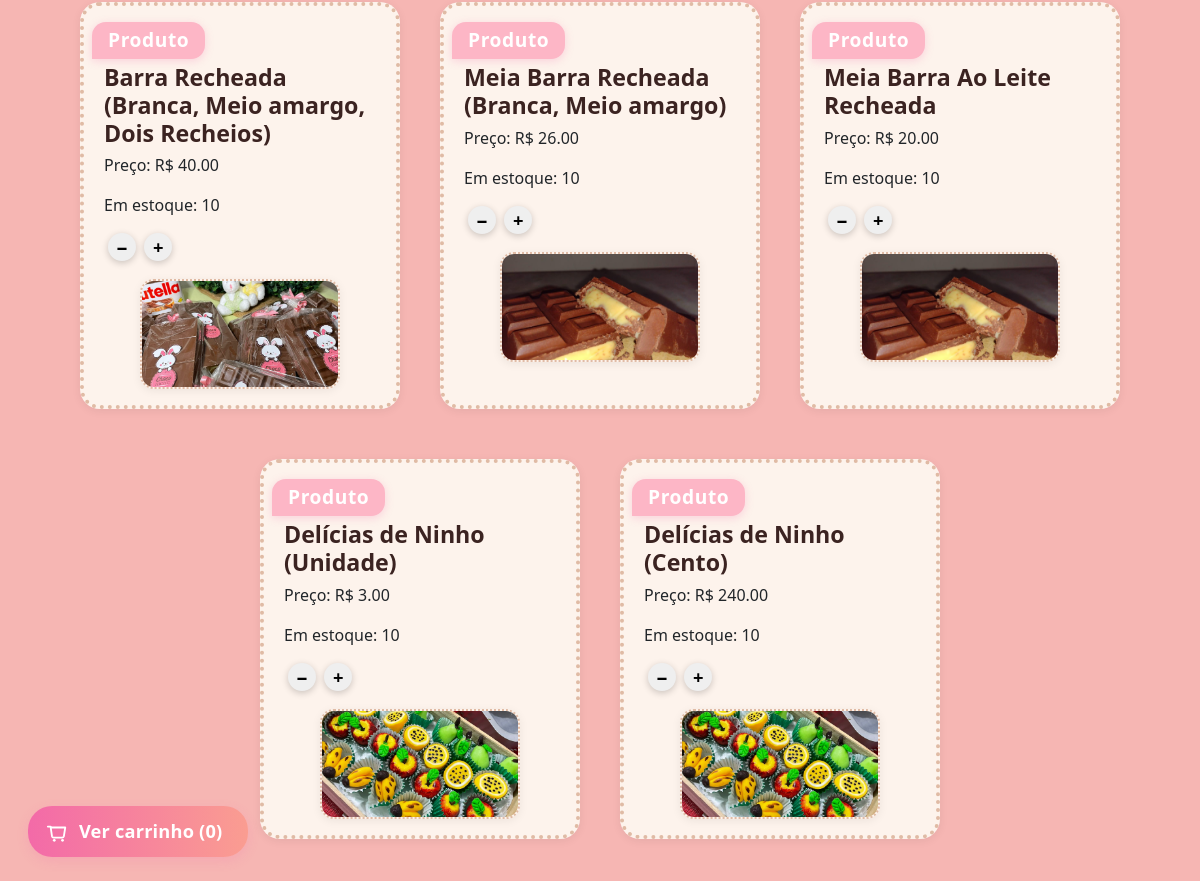
/produtos (lower part), run on an earlier commit of the app's database.
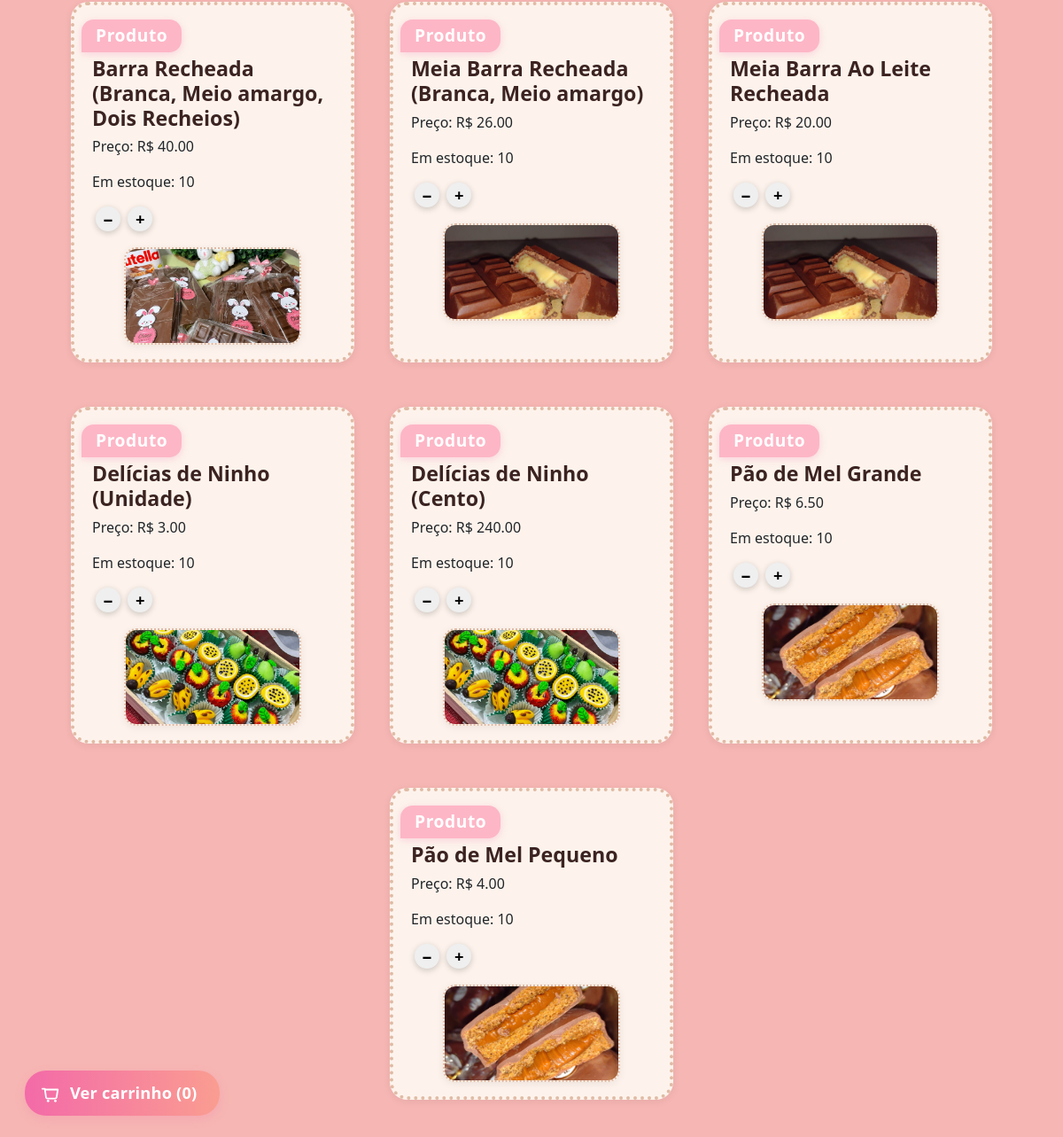
And on a later commit of the database.
### models/produto.py (models this page shows, shortened)
class Produto(db.Model):
    id = db.Column(db.Integer, primary_key=True)
    nome = db.Column(db.String(100), nullable=False)
    preco = db.Column(db.Float, nullable=False)
    estoque = db.Column(db.Integer, nullable=False)
    imagem = db.Column(db.String(200), nullable=True)

### app.py (the view)
@app.route('/produtos')
def produtos():
    usuario = get_usuario_logado()
    produtos = Produto.query.all()
    return render_template('produtos.html', usuario=usuario, produtos=produtos)

### app.py (called while the page is built)
def get_usuario_logado():
    if 'usuario_id' in session:
        return db.session.get(User, session['usuario_id'])
    return None

### templates/produtos.html (shortened to what this page needs)
{% extends 'base.html' %}
{% block content %}
<div class="container text-center mt-5">
    <div class="produtos-lista">
        {% for produto in produtos %}
        <div class="produto-card-grande">
            <div class="produto-info-grande">
                <span class="tag-produto">Produto</span>
                <h3>{{ produto.nome }}</h3>
                <p>Preço: R$ {{ "%.2f"|format(produto.preco) }}</p>
                <p>Em estoque: {{ produto.estoque }}</p>
                <button class="btn-menor" onclick="removeFromCart('{{ produto.id }}')">−</button>
                <button class="btn-menor" onclick="addToCart('{{ produto.id }}')">+</button>
            </div>
            {% if produto.imagem %}
            <div class="imagem-e-botoes-centralizada">
                <img src="{{ url_for('static', filename=produto.imagem) }}" alt="{{ produto.nome }}" class="imagem-produto-grande">
            </div>
            {% endif %}
        </div>
        {% endfor %}
    </div>
    <a href="{{ url_for('carrinho') }}" class="carrinho-link-produtos" id="cart-fab">
        Ver carrinho (<span id="cart-qty">0</span>)
    </a>
</div>
{% endblock %}

### templates/base.html (shortened to what this page needs)
<!DOCTYPE html>
<html lang="pt-BR">
<head>
    <link href="https://cdn.jsdelivr.net/npm/bootstrap@5.3.0/dist/css/bootstrap.min.css" rel="stylesheet">
    <link href="{{ url_for('static', filename='style.css') }}" rel="stylesheet">
</head>
<body>
    <main class="container mt-4">
        {% block content %}{% endblock %}
    </main>
</body>
</html>

### static/style.css (style rules this page uses)
body { background-color: #f6b6b3; }
.produtos-lista { display: flex; flex-wrap: wrap; gap: 40px; justify-content: center; margin-top: 16px; margin-bottom: 32px; }
.produto-card-grande { background: #fdf3ec; border-radius: 20px; border: 4px dotted #e0bba5; box-shadow: 0 2px 10px #0001; padding: 16px 20px; width: 320px; max-width: 98vw; display: flex; flex-direction: column; align-items: stretch; transition: box-shadow 0.2s; margin-bottom: 10px; box-sizing: border-box; }
.produto-info-grande { text-align: left; margin-bottom: 8px; }
.produto-info-grande h2, .produto-info-grande h3 { margin: 0 0 6px 0; font-size: 1.45rem; font-weight: 700; color: #3b2321; }
.btn-menor { width: 28px; height: 28px; font-size: 1.15rem; font-weight: bold; border-radius: 50%; border: none; box-shadow: 0 2px 7px #0003; display: inline-flex; align-items: center; justify-content: center; line-height: 28px; cursor: pointer; z-index: 2; transition: background 0.2s, color 0.2s; padding: 0; margin-left: 4px; }
.imagem-e-botoes-centralizada { display: flex; justify-content: center; margin-top: 10px; }
.imagem-produto-grande { width: 200px; height: 110px; border-radius: 14px; border: 2.5px dotted #e0bba5; background: #fdf3ec; box-shadow: 0 2px 10px #0001; object-fit: cover; display: block; }
.carrinho-link-produtos { display: inline-block; background: linear-gradient(90deg, #f36aa8 0%, #fa9d91 100%); color: #fff !important; font-weight: 600; padding: 12px 26px 12px 18px; border-radius: 24px; text-decoration: none; box-shadow: 0 4px 12px #f36aa830; font-size: 1.14rem; transition: background 0.2s, box-shadow 0.2s, transform 0.1s; position: fixed; left: 28px; bottom: 24px; z-index: 999; border: none; outline: none; cursor: pointer; letter-spacing: 0.01em; }
.carrinho-link-produtos svg { vertical-align: middle; margin-right: 6px; }
.tag-produto { display: inline-block; background: #fdb6c6; color: #fff; font-weight: 700; font-size: 1.2rem; border-radius: 14px 14px 14px 0; padding: 4px 16px; margin-bottom: 5px; margin-left: -12px; box-shadow: 0 2px 8px #f36aa840; letter-spacing: 0.03em; }

What changed in the data, as far as the page shows it:
added Produto: nome "Pão de Mel Grande", preco "6.50", estoque "10", imagem (picture)
added Produto: nome "Pão de Mel Pequeno", preco "4.00", estoque "10", imagem (picture)
